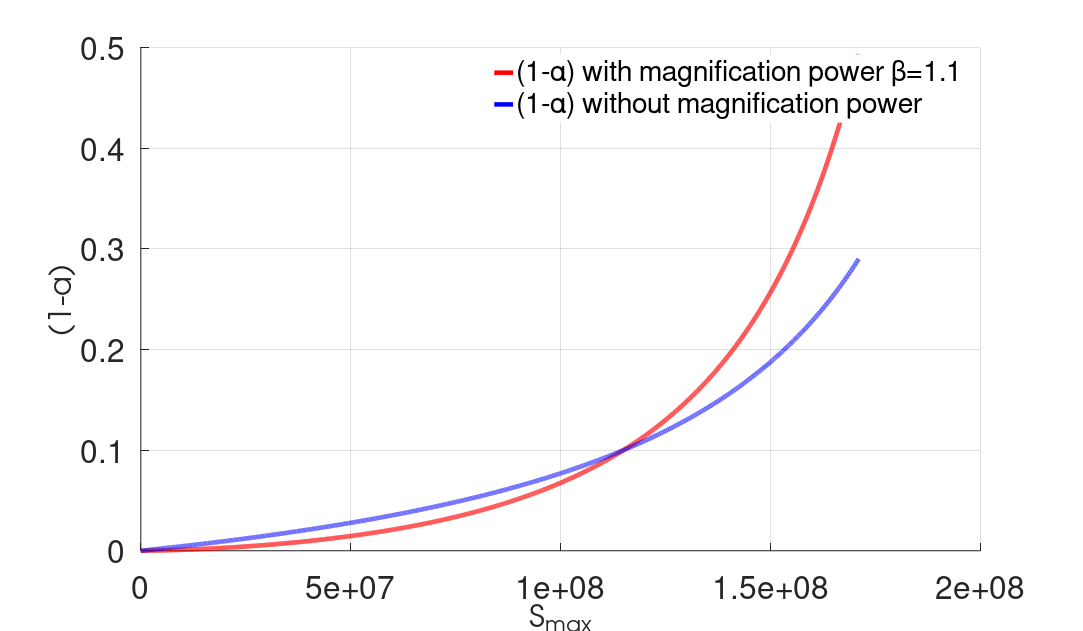
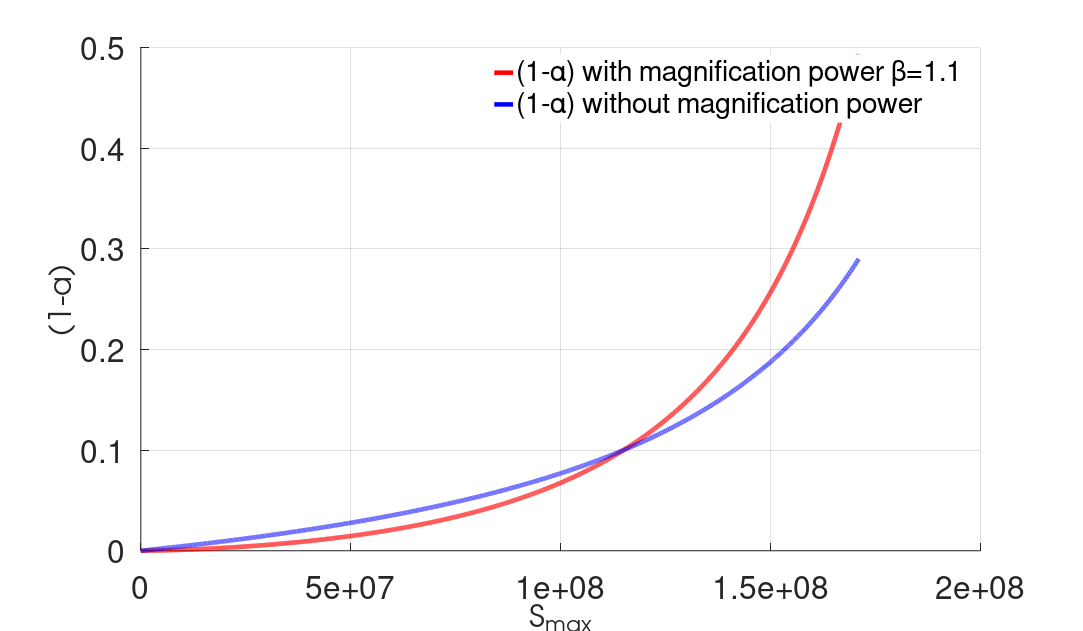

Here is the MATLAB script that generated these plots, in order:
clear;clc;close all;
Smax=1:1e4:1.71e8;
b=1.5;  
y=230e6;
yield=y;
a=0.1;
sequence=((Smax.*yield.^-1).*(1-Smax.*yield.^-1).^-1).^b;
sequence2=((Smax.*yield.^-1).*(1-Smax.*yield.^-1).^-1);
alp=1-a*sequence;
hold on
plot(Smax,a*sequence,'r','LineWidth', 5);
plot(Smax,a*sequence2,'-.b','LineWidth', 5);
grid on;
hXLabel = xlabel('S_{max}');
hYLabel =ylabel('(1-\alpha)');

hLegend=legend( '(1-\alpha) with magnification power \beta=1.1',...
    '(1-\alpha) without magnification power','Location','Best');
set([hLegend, gca], 'FontSize', 35)
set(hLegend,'Box','on');
set(hLegend,'EdgeColor',[1 1 1]); %set the edge colour of the legend to white 
% Adjust font
set(gca, 'FontName', 'Helvetica')
set([ hXLabel, hYLabel], 'FontName', 'AvantGarde')
set([hXLabel, hYLabel], 'FontSize',35)
% Adjust axes properties
set(gcf,'color','w'); %set figure background transparent
set(gca,'color','w'); %set axis transparent
% Maximize print figure
set(gcf,'outerposition',get(0,'screensize'));
set(gcf, 'PaperPositionMode', 'manual');
set(gcf, 'PaperUnits', 'points'); %[ {inches} | centimeters | normalized | points ]
set(gcf, 'PaperPosition', [0 0 1200 700]); %set(gcf,'PaperPosition',[left,bottom,width,height])
 saveas(gcf,'F:\Git\Anew\figures\alp_Smax_fb.png');
 saveas(gcf,'F:\Git\PhDreport\BEAMER\UTC2017\figures\alp_Smax_fb.png');